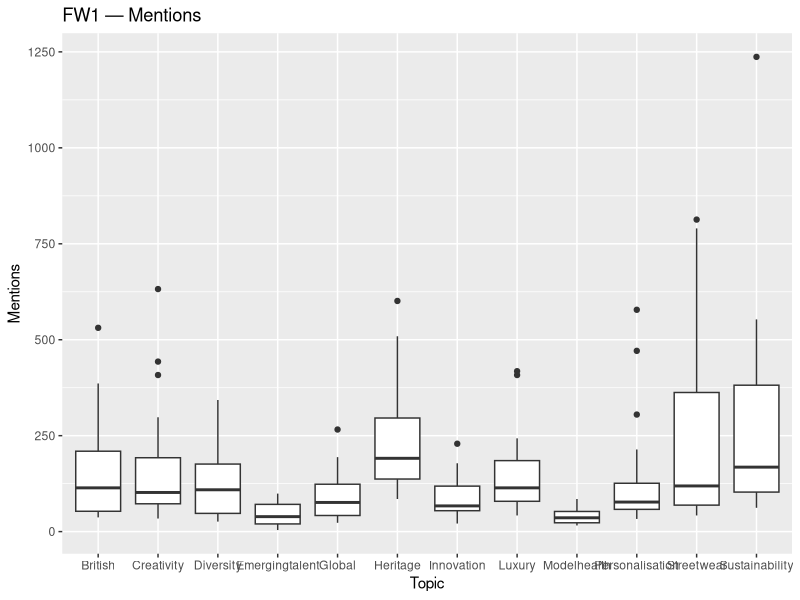
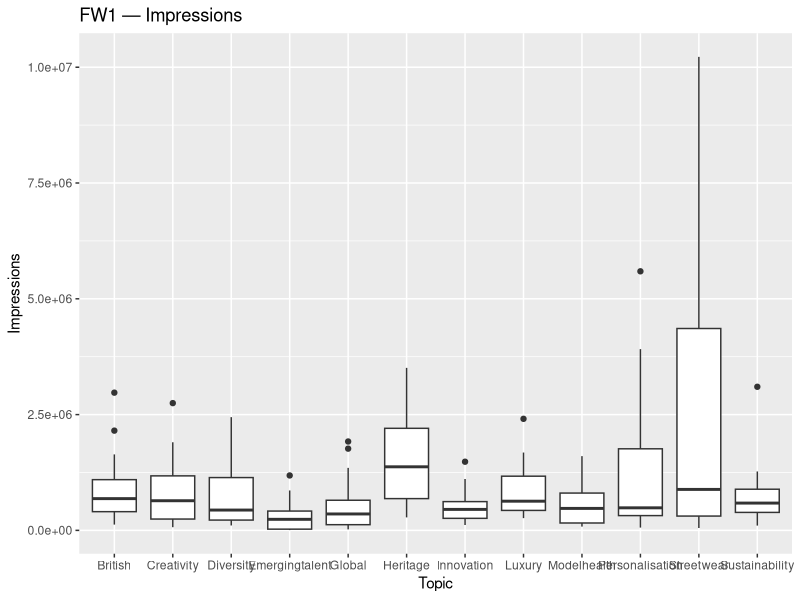
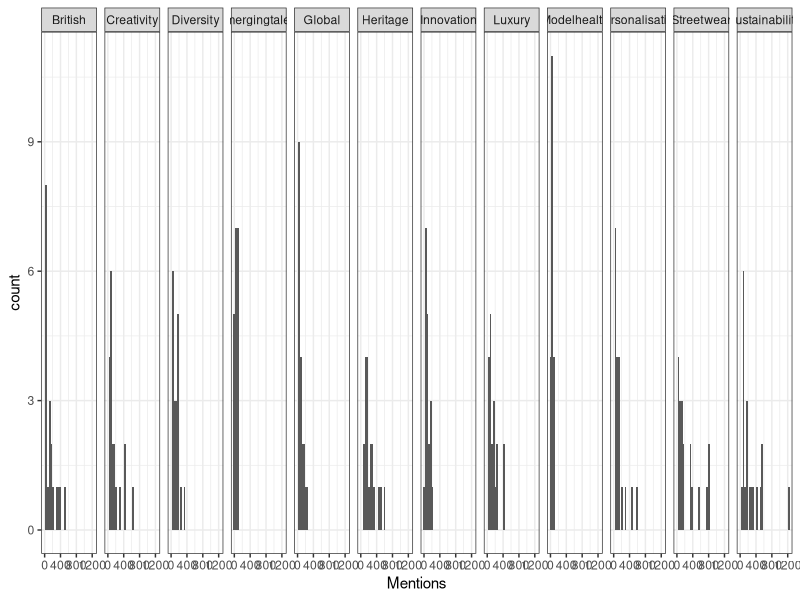
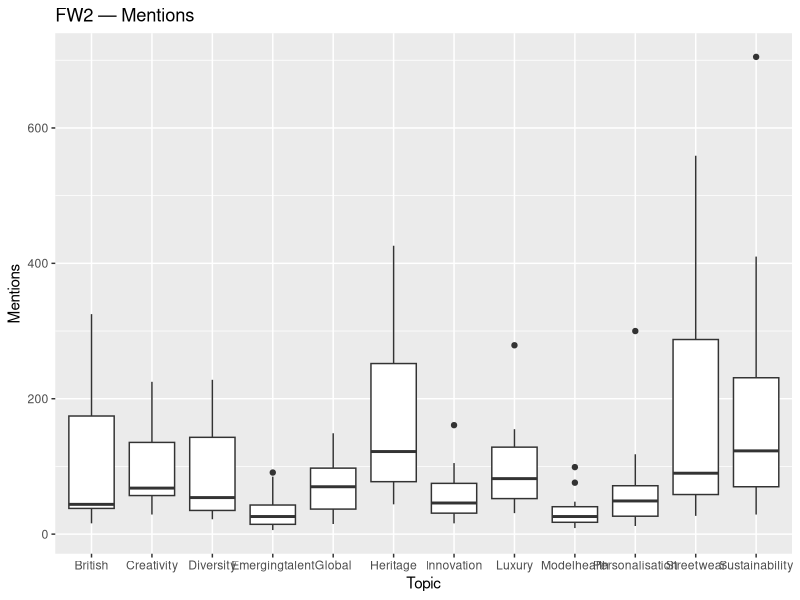
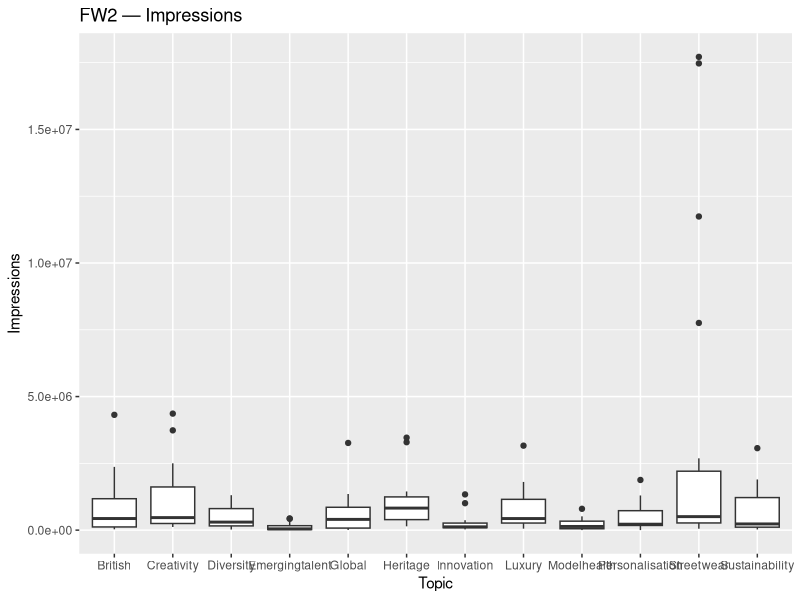
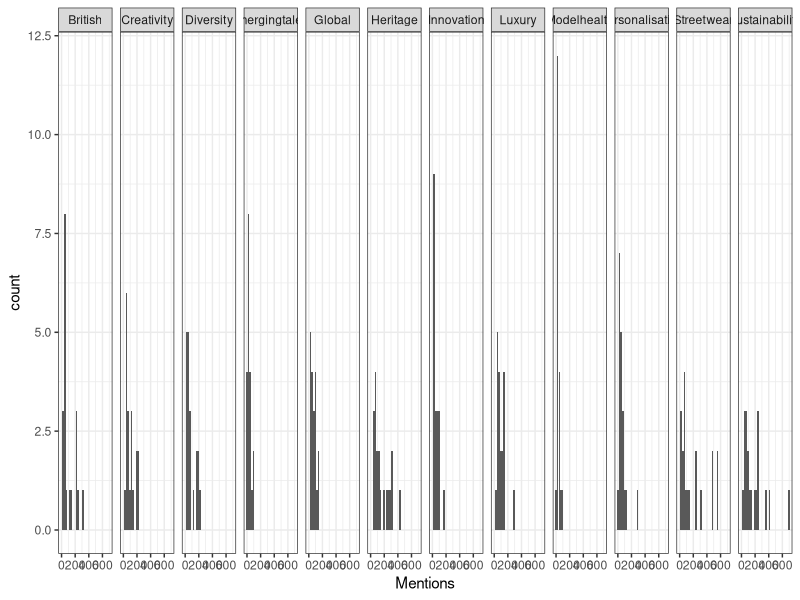
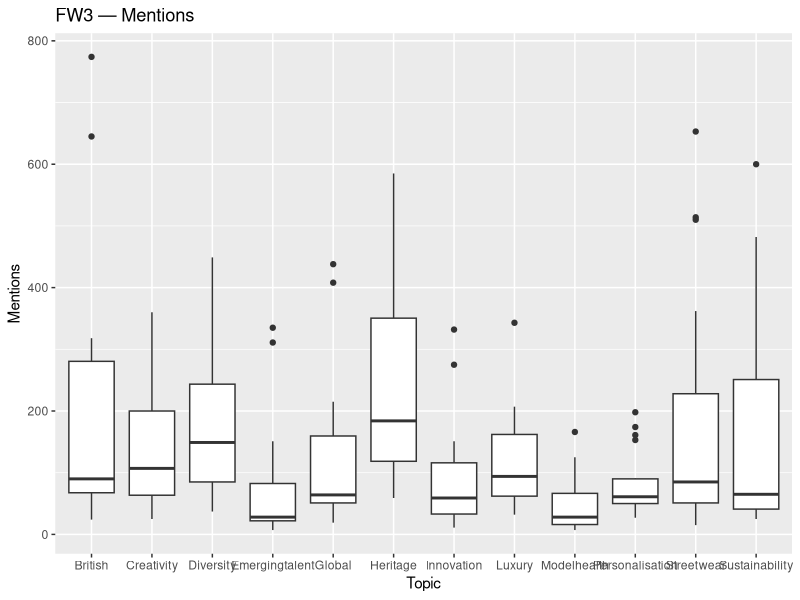
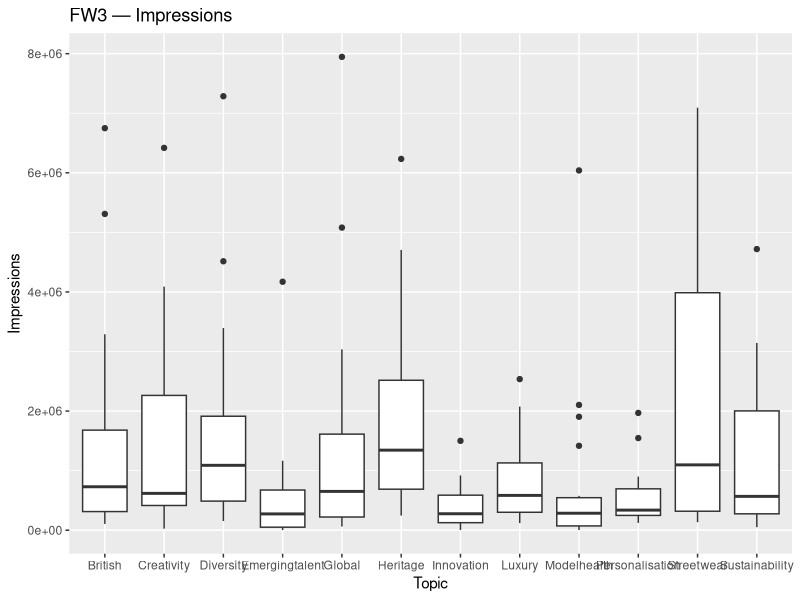

Reproduce these figures in R, in order.
# Exploratory Data Analysis — Pulsar 
library(leaps)
library(glmnet)
library(pls)
library(tidyr)
library(ggplot2)
library(plyr)

# set working directory
setwd("~/Desktop/DataScience/Summer_Capstone/britishfashioncouncil/Data/Pulsar")
main = read.csv('pulsar_main.csv')
summary(main)

fashionweek1 = subset(main, Fashion.Week == "1")
summary(fashionweek1)

ggplot(fashionweek1, aes(x=Topic, y=Mentions)) + geom_boxplot() + ggtitle("FW1 — Mentions")
ggplot(fashionweek1, aes(x=Topic, y=Impressions)) + geom_boxplot() + ggtitle("FW1 — Impressions")
ggplot(fashionweek1,aes(x=Mentions))+geom_histogram()+facet_grid(~Topic)+theme_bw()

fashionweek2 = subset(main, Fashion.Week == "2")
ggplot(fashionweek2, aes(x=Topic, y=Mentions)) + geom_boxplot() + ggtitle("FW2 — Mentions")
ggplot(fashionweek2, aes(x=Topic, y=Impressions)) + geom_boxplot() + ggtitle("FW2 — Impressions")
ggplot(fashionweek2,aes(x=Mentions))+geom_histogram()+facet_grid(~Topic)+theme_bw()
summary(fashionweek2)

fashionweek3 = subset(main, Fashion.Week == "3")
ggplot(fashionweek3, aes(x=Topic, y=Mentions)) + geom_boxplot() + ggtitle("FW3 — Mentions")
ggplot(fashionweek3, aes(x=Topic, y=Impressions)) + geom_boxplot() + ggtitle("FW3 — Impressions")
ggplot(fashionweek3,aes(x=Mentions))+geom_histogram()+facet_grid(~Topic)+theme_bw()
summary(fashionweek3)
